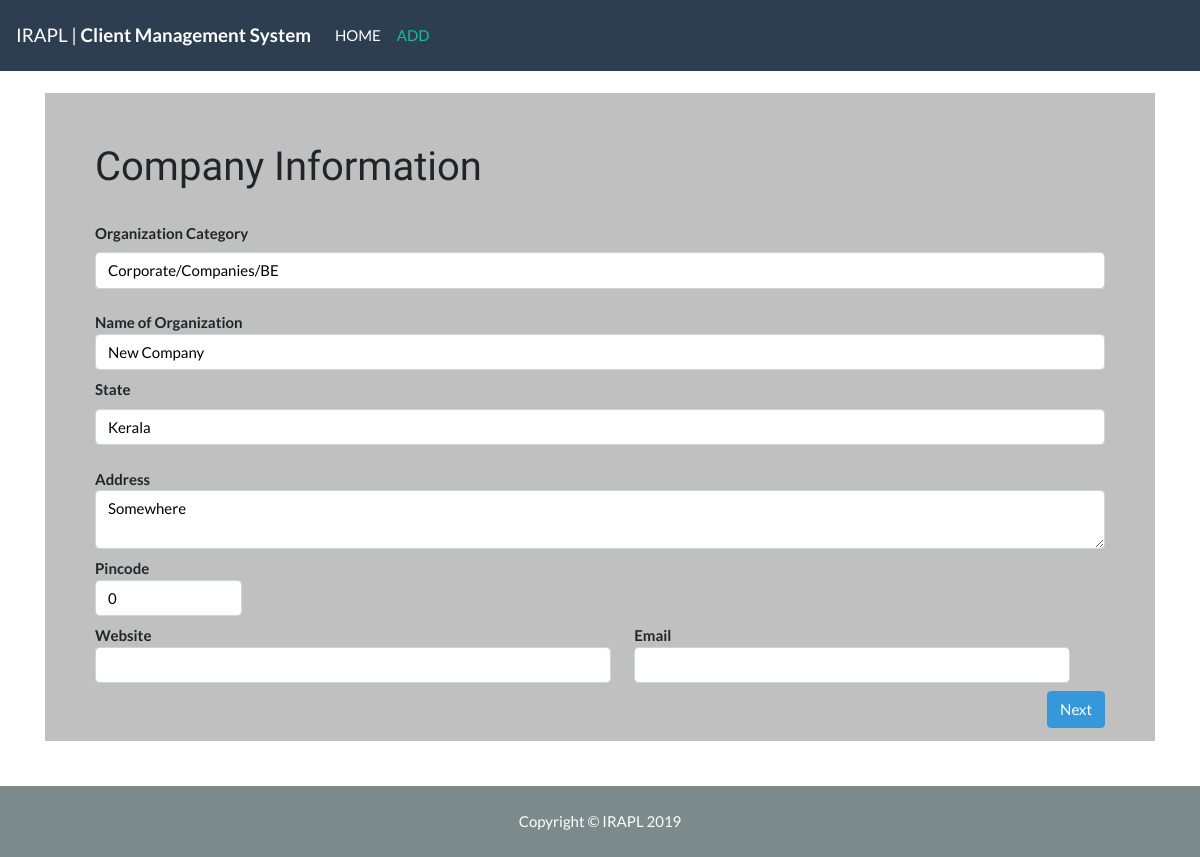
The app's page /modify.php?id=1 with its own data.
### tables this page shows
CREATE TABLE `feedback` (
  `id` bigint(15) NOT NULL,
  `org_category` varchar(100) NOT NULL,
  `org_name` varchar(350) NOT NULL,
  `state` varchar(150) NOT NULL,
  `address` varchar(500) NOT NULL,
  `pincode` int(11) NOT NULL,
  `website` varchar(75) NOT NULL,
  `org_email` varchar(150) NOT NULL,
  `salutation` varchar(10) NOT NULL,
  `name` varchar(100) NOT NULL,
  `designation` varchar(150) NOT NULL,
  `mobile` bigint(15) NOT NULL,
  `email` varchar(150) NOT NULL,
  `email2` varchar(150) DEFAULT NULL,
  `country_code` varchar(5) DEFAULT NULL,
  `area_code` bigint(20) DEFAULT NULL,
  `landline` bigint(15) NOT NULL,
  `remarks` varchar(600) NOT NULL,
  `total_cash` bigint(15) NOT NULL,
  `payment_type` varchar(100) NOT NULL,
  `date_of_full_pay` date NOT NULL,
  `date_of_adv_pay` date NOT NULL,
  `adv_cash_paid` bigint(15) NOT NULL,
  `pending_pay` bigint(15) NOT NULL
);

### modify.php (the view, shortened to what this page needs)
<!DOCTYPE html>
<html lang="en">
<head>
  <link rel="stylesheet" href="https://bootswatch.com/4/flatly/bootstrap.min.css"/>
</head>
<body style="background-color #eee;">
  <nav class="navbar navbar-expand-lg navbar-dark bg-primary">
    <a class="navbar-brand" href="./index.php">IRAPL | <strong>Client Management System</strong></a>
    <div class="collapse navbar-collapse" id="navbarColor01">
      <ul class="navbar-nav mr-auto">
        <li class="nav-item">
        <a class="nav-link" href="index.php">HOME</a>
        </li>
        <li class="nav-item active">
        <a class="nav-link" href="add.html">ADD</a>
        </li>
      </ul>
    </div>
  </nav>
  <div class="container">
  <?php
$server = "localhost";
$user = "root";
$pass = "";
$db = "IRAPL";
$conn = new mysqli($server,$user,$pass,$db);
@$id = $_GET["id"];
$sql  = "select * from feedback where id=".$id;
$result = $conn->query($sql);
$array = mysqli_fetch_all($result,MYSQLI_ASSOC);
foreach($array as $arr) {
  echo '<form method="POST" action="modify_action.php?id='.$id.'"><br>
        <div class="company-details">
        <h2> Company Information</h2><br>
        <label>Organization Category  </label>
        <input list="org_category" value="'.$arr["org_category"].'" class="form-control" name="org_category">
        <datalist id="org_category">
        </datalist><br>
        <label>Name of Organization  <input type="text" value="'.$arr["org_name"].'" class="form-control" name="org_name" size="200"></label><br>
        <label>State</label>
        <input list="state" class="form-control" value="'.$arr["state"].'" name="state">
        <datalist id="state">
        </datalist><br>
        <label>Address  <textarea class="form-control" name="address" cols="200">'.$arr["address"].'</textarea></label><br>
        <label>Pincode  <input type="number" class="form-control" value="'.$arr["pincode"].'" name="pincode" maxlength="12" max="999999999999" min="0"></label><br>
        <label>Website  <input type="text" value="'.$arr["website"].'" size="60" class="form-control website" name="website"></label>
        <label>Email  <input type="email" value="'.$arr["org_email"].'" size="50" class="form-control" name="org_email"></label><br>
        <button type="button" class="btn btn-next btn-info">Next</button>
      </div>
        <input list="salutation" class="form-control" value="'.$arr["salutation"].'" name="salutation">
        <label>Name  <input type="name" value="'.$arr["name"].'" size="200" class="form-control" name="name"></label><br>
        <label>Designation  <input type="text" value="'.$arr["designation"].'" size="200" class="form-control" name="designation"></label><br>
        <label>Mobile  <input type="number" value="'.$arr["mobile"].'" class="form-control" name="mobile"></label>
        <label>Landline  <input type="number" value="'.$arr["landline"].'" class="form-control" name="landline"></label>
        <label>Fax  <input type="number" value="'.$arr["fax"].'" class="form-control" name="fax"></label><br>
        <label>Email  <input type="email" value="'.$arr["email"].'" size="200" class="form-control" name="email"></label><br>
        <label>Remarks  <textarea class="form-control" cols="200" name="remarks">'.$arr["remarks"].'</textarea></label><br>
      <div class="payment-details">
        <div class="form-group form-inline">
            <div class="custom-control custom-radio">';
            echo '</div> &nbsp;&nbsp;&nbsp;&nbsp;&nbsp;
          <div class="custom-control custom-radio">';
          echo'</div> &nbsp;&nbsp;&nbsp;&nbsp;&nbsp;
          <div class="custom-control custom-radio">';
          echo '</div>
        </div><br>
        <div class="total-cash">
        <label>Total Cash  </label>
        <div class="input-group ">
          <div class="input-group-prepend">
            <span class="input-group-text">&#x20B9;</span>
          </div>
          <input type="number" value="'.$arr["total_cash"].'" class="form-control" name="total_cash">
        </div><br>
        </div>
        <div class="full-pay">
          <label>Date of Full Payment   <input type="date" value="'.$arr["date_of_full_pay"].'" class="form-control" name="date_of_full_pay"></label><br>
        </div>
        <div class="adv-pay">
          <div class="total-cash">
              <label>Advance Cash Paid  </label>
              <div class="input-group ">
                <div class="input-group-prepend">
                  <span class="input-group-text">&#x20B9;</span>
                </div>
                <input type="number" value="'.$arr["adv_cash_paid"].'" class="form-control" name="adv_cash_paid">
              </div><br>
          </div>
          <label>Date of Advance Payment   <input type="date" value="'.$arr["date_of_adv_pay"].'" class="form-control" name="date_of_adv_pay"></label><br>
          <!--Pending Payment
          <label>Pending Payment   <input type="number" value="0" class="form-control" name="pending_pay"></label><br><br>
          -->
        </div>';
      }
?>
      </div><br>
        <input type="submit" class="btn btn-block btn-success" value="SUBMIT"><br>
    </form>
  </div>
  <footer class="footer mt-auto py-4 bg-dark">
      <div class="container">
          <p class="m-0 text-center text-white">Copyright &copy; IRAPL 2019</p>
      </div>
  </footer>
</body>
</html>

### modify.php (style rules this page uses)
.form-control { color:black; }
.company-details,.contact-details,.payment-details { background: silver; padding: 50px; }
h2 { font-family: 'Baloo Chettan', cursive; }
label { font-weight: bold; }
.btn-next { float: right; }

### records on screen
feedback: org_category "Corporate/Companies/BE", org_name "New Company", state "Kerala", address "Somewhere", pincode "0"
